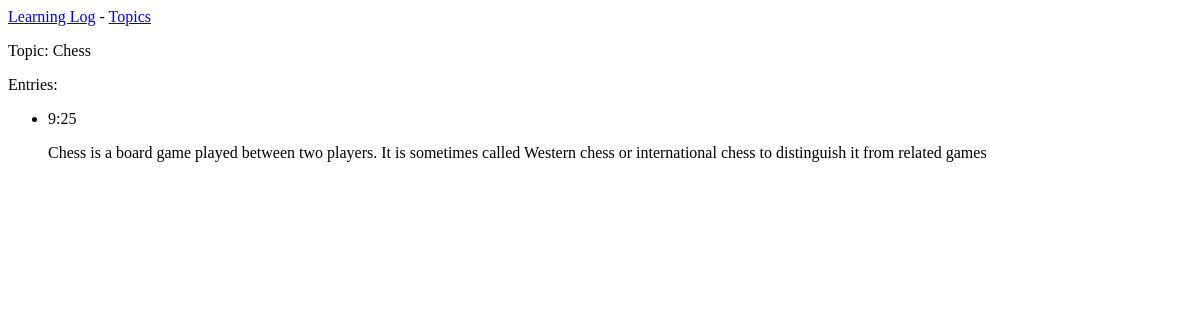
Page /topics/1/ on the earlier database version.
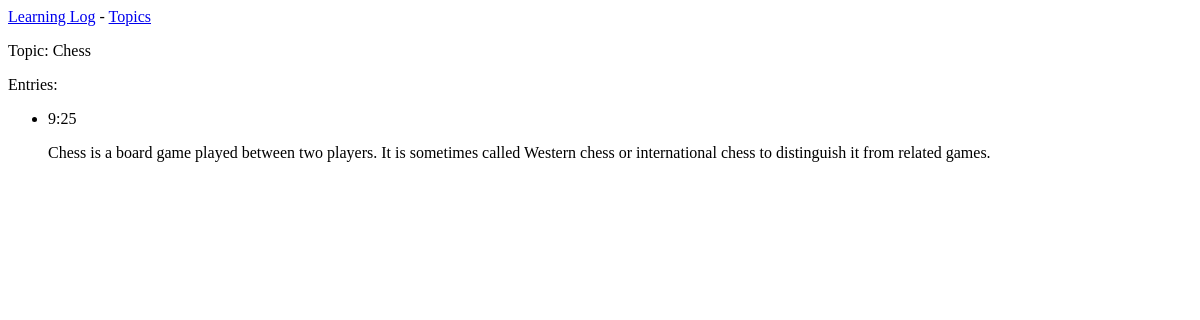
Same page on the later database version.
### learning_logs/models.py (models this page shows, shortened)
class Entry(models.Model): # As before Entry inherits from Model class
    topic = models.ForeignKey(Topic, on_delete = models.CASCADE) # topic attribute is a ForeignKey instance
    text = models.TextField() # Text field to put the notes in
    date_added = models.TimeField(auto_now_add = True) # stores when Entry was added
    class Meta:
        verbose_name_plural = 'entries'

### learning_logs/views.py (the view)
# urls.py: path('topics/<int:topic_id>/', views.topic, name = 'topic'),
def topic(request, topic_id):
    topic = Topic.objects.get(id = topic_id)
    entries = topic.entry_set.order_by('-date_added')
    context = {'topic':topic, 'entries': entries}
    return render(request, 'learning_logs/topic.html', context)

### learning_logs/models.py (called while the page is built)
    def __str__(self):
        return self.text

### learning_logs/templates/learning_logs/topic.html
{% extends 'learning_logs/base.html' %}
{% block content %}
    <p> Topic: {{topic}}</p>
    <p> Entries:</p>
    <ul>
        {% for entry in entries %}
            <li>
                <p>{{ entry.date_added|date:"G:i"}}</p>
                <p>{{ entry.text|linebreaks}}</p>
            </li>
            {% empty %}
                <li>There are no entries in this topic.</li>
        {% endfor %}
    </ul>
{% endblock content %}

Differences in the rows shown:
changed Entry: text "Chess is a board game played between two players. It is sometimes called Western chess or international chess to distinguish it from related games" → "Chess is a board game played between two players. It is sometimes called Western chess or international chess to distinguish it from related games."
